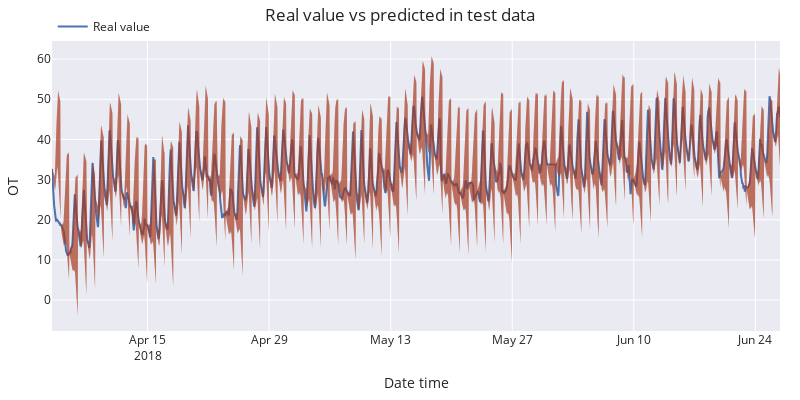

Notebook cell for this chart:
### Code cell
# Plot
# ==============================================================================
fig = go.Figure([
    go.Scatter(name='Real value', x=data_test.index, y=data_test['OT'], mode='lines'),
    go.Scatter(
        name='Upper Bound', x=prediction_interval_test.index, y=prediction_interval_test['upper_bound_conformal'],
        mode='lines', marker=dict(color="rgba(243, 49, 0, 0.56)"), line=dict(width=0), showlegend=False
    ),
    go.Scatter(
        name='Lower Bound', x=prediction_interval_test.index, y=prediction_interval_test['lower_bound_conformal'],
        marker=dict(color="rgba(243, 49, 0, 0.56)"), line=dict(width=0), mode='lines',
        fillcolor='rgba(243, 49, 0, 0.56)', fill='tonexty', showlegend=False
    )
    ,
    go.Scatter(
        name='Upper Bound', x=prediction_interval_test.index, y=prediction_interval_test['upper_bound'],
        mode='lines', marker=dict(color="#444"), line=dict(width=0), showlegend=False
    ),
    go.Scatter(
        name='Lower Bound', x=prediction_interval_test.index, y=prediction_interval_test['lower_bound'],
        marker=dict(color="#444"), line=dict(width=0), mode='lines',
        fillcolor='rgba(68, 68, 68, 0.3)', fill='tonexty', showlegend=False
    )

])
fig.update_layout(
    title="Real value vs predicted in test data",
    xaxis_title="Date time",
    yaxis_title="OT",
    width=800,
    height=400,
    margin=dict(l=20, r=20, t=35, b=20),
    hovermode="x",
    legend=dict(orientation="h", yanchor="top", y=1.1, xanchor="left", x=0.001)
)
fig.show()

### Figure 1 — Plotly figure (JSON) as saved in the notebook; plotly's stock layout.template omitted (floating-point values rounded to 4 significant figures; data arrays with more than 128 entries replaced by an {"elided": "..."} marker saying what was removed)
{"data": [{"mode": "lines", "name": "Real value", "type": "scatter", "x": {"elided": "2013 str values"}, "y": {"elided": "2013 float values"}}, {"line": {"width": 0}, "marker": {"color": "rgba(243, 49, 0, 0.56)"}, "mode": "lines", "name": "Upper Bound", "showlegend": false, "type": "scatter", "x": {"elided": "2013 str values"}, "y": {"elided": "2013 float values"}}, {"fill": "tonexty", "fillcolor": "rgba(243, 49, 0, 0.56)", "line": {"width": 0}, "marker": {"color": "rgba(243, 49, 0, 0.56)"}, "mode": "lines", "name": "Lower Bound", "showlegend": false, "type": "scatter", "x": {"elided": "2013 str values"}, "y": {"elided": "2013 float values"}}, {"line": {"width": 0}, "marker": {"color": "#444"}, "mode": "lines", "name": "Upper Bound", "showlegend": false, "type": "scatter", "x": {"elided": "2013 str values"}, "y": {"elided": "2013 float values"}}, {"fill": "tonexty", "fillcolor": "rgba(68, 68, 68, 0.3)", "line": {"width": 0}, "marker": {"color": "#444"}, "mode": "lines", "name": "Lower Bound", "showlegend": false, "type": "scatter", "x": {"elided": "2013 str values"}, "y": {"elided": "2013 float values"}}], "layout": {"height": 400, "hovermode": "x", "legend": {"orientation": "h", "x": 0.001, "xanchor": "left", "y": 1.1, "yanchor": "top"}, "margin": {"b": 20, "l": 20, "r": 20, "t": 35}, "title": {"text": "Real value vs predicted in test data"}, "width": 800, "xaxis": {"title": {"text": "Date time"}}, "yaxis": {"title": {"text": "OT"}}}}
